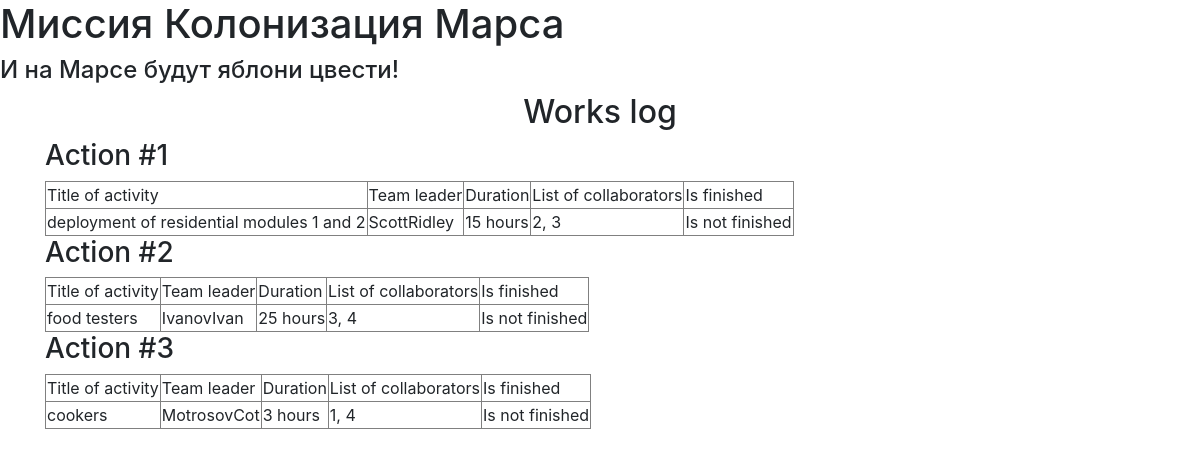
The page / on the database its author committed.
### database/jobs.py (models this page shows)
class Jobs(SqlAlchemyBase):
    __tablename__ = 'jobs'
    id = sqlalchemy.Column(sqlalchemy.Integer, primary_key=True, autoincrement=True)
    team_leader = sqlalchemy.Column(sqlalchemy.Integer, sqlalchemy.ForeignKey("users.id"))
    job = sqlalchemy.Column(sqlalchemy.String, nullable=True)
    work_size = sqlalchemy.Column(sqlalchemy.Integer)
    collaborators = sqlalchemy.Column(sqlalchemy.String, nullable=True)
    start_date = sqlalchemy.Column(sqlalchemy.DateTime, default=datetime.datetime.now())
    end_date = sqlalchemy.Column(sqlalchemy.DateTime)
    is_finished = sqlalchemy.Column(sqlalchemy.Boolean, default=False)
    user = orm.relationship('User')

### main.py (the view)
@app.route('/')
def index():
    tables = []
    for job in db_sess.query(Jobs).all():
        team_leader = db_sess.query(User).filter(User.id == job.team_leader).first()
        team_leader = team_leader.surname + team_leader.name
        table = f"""<h3>Action #{job.id}</h3>
    <table border="1">
        <tr>
            <td>Title of activity</td>
            <td>Team leader</td>
            <td>Duration</td>
            <td>List of collaborators</td>
            <td>Is finished</td>
        </tr>
        <tr>
            <td>{job.job}</td>
            <td>{team_leader}</td>
            <td>{job.work_size} hours</td>
            <td>{job.collaborators}</td>
            <td>{'Is finished' if Jobs.is_finished == '1' else 'Is not finished'}</td>
        </tr>
    </table>"""
        tables.append(table)
    return render_template('index.html', tables=tables)

### templates/index.html
{% extends "base.html" %}
{% block main %}
<h2 align="center">Works log</h2>
{% for table in tables %}
    {{ table|safe }}
{% endfor %}
{% endblock %}

### templates/base.html (shortened to what this page needs)
<!DOCTYPE html>
<html lang="en">
<head>
    <link rel="stylesheet"
          href="https://stackpath.bootstrapcdn.com/bootstrap/4.4.1/css/bootstrap.min.css"
>
</head>
<body>
  <h1>Миссия Колонизация Марса</h1>
  <h4>И на Марсе будут яблони цвести!</h4>
  <main role="main" class="container">
      {% block main %}{% endblock %}
  </main>
</body>
</html>

### rows shown on the page
Jobs: collaborators "Action #1 Title of activity Team leader Duration List of collaborators Is finished deployment of residential modules 1 and 2 ScottRidley 15 hours 2, 3 Is not finished"
Jobs: collaborators "Action #2 Title of activity Team leader Duration List of collaborators Is finished food testers IvanovIvan 25 hours 3, 4 Is not finished"
Jobs: collaborators "Action #3 Title of activity Team leader Duration List of collaborators Is finished cookers MotrosovCot 3 hours 1, 4 Is not finished"
